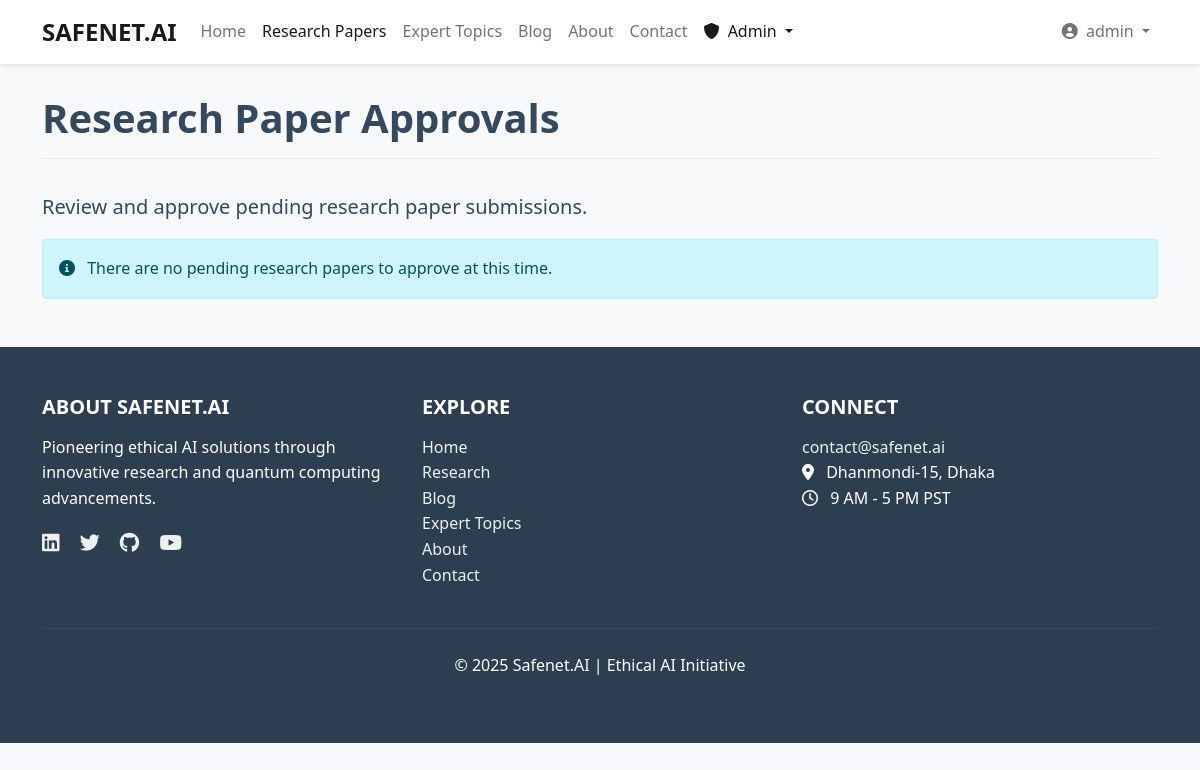
The page /research/approval/ (signed in) on the database as committed earlier.
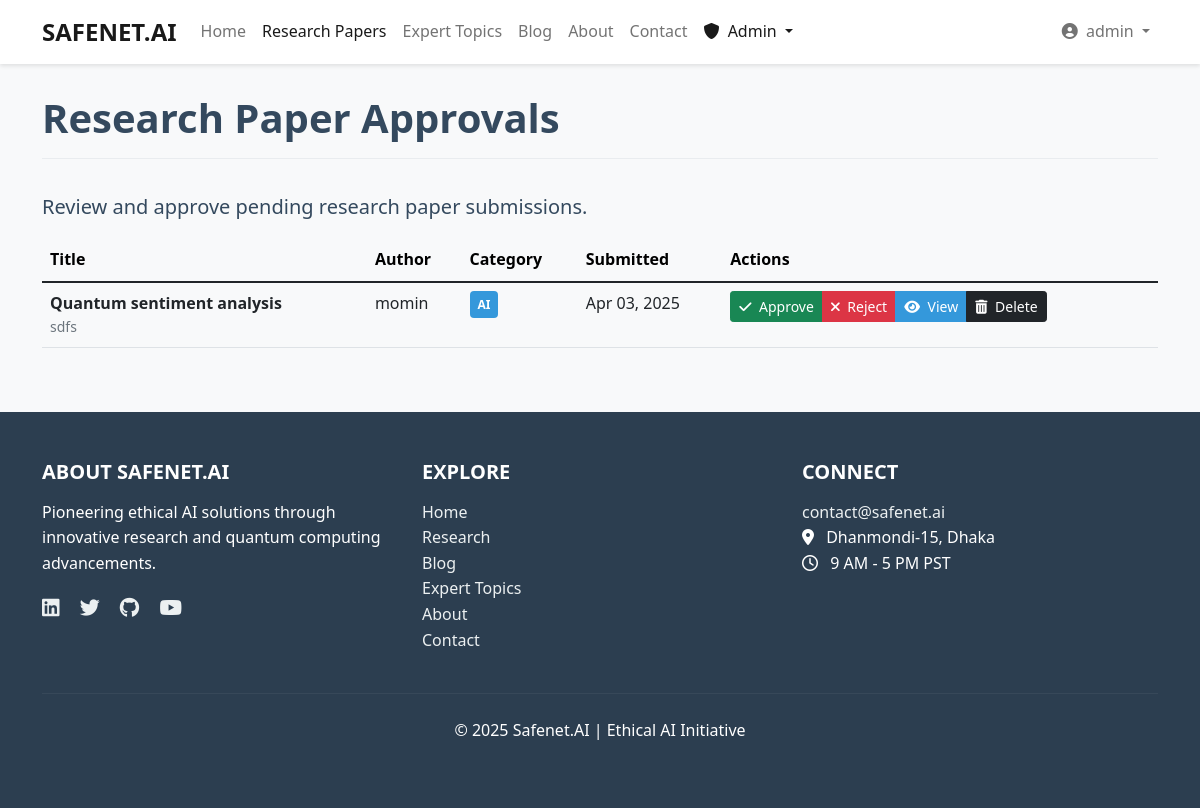
The same page on the database as committed later.
### research_papers/models.py (models this page shows, shortened)
class ResearchPaper(models.Model):
    title = models.CharField(max_length=200)
    author = models.ForeignKey(User, on_delete=models.CASCADE)
    co_authors = models.CharField(max_length=255, blank=True)
    abstract = models.TextField()
    paper_link = models.URLField()
    category = models.CharField(max_length=20, choices=CATEGORY_CHOICES)
    status = models.CharField(max_length=20, choices=STATUS_CHOICES, default='pending')
    slug = models.SlugField(max_length=250, unique=True, blank=True)
    created_at = models.DateTimeField(auto_now_add=True)
    updated_at = models.DateTimeField(auto_now=True)
    class Meta:
        ordering = ['-created_at']

### research_papers/views.py (the view)
# urls.py: path('approval/', views.research_paper_approval_list, name='research_paper_approval_list'),
@login_required
def research_paper_approval_list(request):
    if not request.user.is_superuser:
        return HttpResponseForbidden("You don't have permission to access this page.")
    papers = ResearchPaper.objects.filter(status='pending')
    return render(request, 'research_papers/paper_approval.html', {'papers': papers})

### templates/research_papers/paper_approval.html (shortened to what this page needs)
{% extends 'base.html' %}
{% block content %}
<div class="row">
    <div class="col-12">
        <h1 class="page-header">Research Paper Approvals</h1>
        <p class="lead">Review and approve pending research paper submissions.</p>
    </div>
</div>
{% if papers %}
    <div class="table-responsive">
        <table class="table table-hover">
            <thead class="table-light">
                <tr>
                    <th>Title</th>
                    <th>Author</th>
                    <th>Category</th>
                    <th>Submitted</th>
                    <th>Actions</th>
                </tr>
            </thead>
            <tbody>
                {% for paper in papers %}
                    <tr id="paper-{{ paper.id }}">
                        <td>
                            <strong>{{ paper.title }}</strong>
                            <div class="text-muted small">{{ paper.abstract|truncatechars:100 }}</div>
                        </td>
                        <td>{{ paper.author.get_full_name|default:paper.author.username }}</td>
                        <td><span class="category-tag {{ paper.category }}">{{ paper.category }}</span></td>
                        <td>{{ paper.created_at|date:"M d, Y" }}</td>
                        <td>
                            <div class="btn-group" role="group">
                                <button type="button" class="btn btn-success btn-sm approval-btn"
                                        data-id="{{ paper.id }}"
                                        data-status="approved"
                                        data-type="paper">
                                    <i class="fas fa-check me-1"></i> Approve
                                </button>
                                <button type="button" class="btn btn-danger btn-sm approval-btn"
                                        data-id="{{ paper.id }}"
                                        data-status="rejected"
                                        data-type="paper">
                                    <i class="fas fa-times me-1"></i> Reject
                                </button>
                                <a href="#paperModal{{ paper.id }}" class="btn btn-primary btn-sm" data-bs-toggle="modal">
                                    <i class="fas fa-eye me-1"></i> View
                                </a>
                                <a href="{% url 'research_paper_delete' slug=paper.slug %}" class="btn btn-dark btn-sm">
                                    <i class="fas fa-trash-alt me-1"></i> Delete
                                </a>
                            </div>
                        </td>
                    </tr>
                {% endfor %}
            </tbody>
        </table>
    </div>
{% else %}
    <div class="alert alert-info">
        <i class="fas fa-info-circle me-2"></i> There are no pending research papers to approve at this time.
    </div>
{% endif %}
{% endblock %}

Rows that differ between the two databases and show on the page:
added ResearchPaper: title "Quantum sentiment analysis", abstract "sdfs", author.get_full_name "momin", category "AI", created_at "Apr 03, 2025"
Other text that changed with them:
text no longer shown: "There are no pending research papers to approve at this time."
text now shown: "Title Author Category Submitted Actions"
